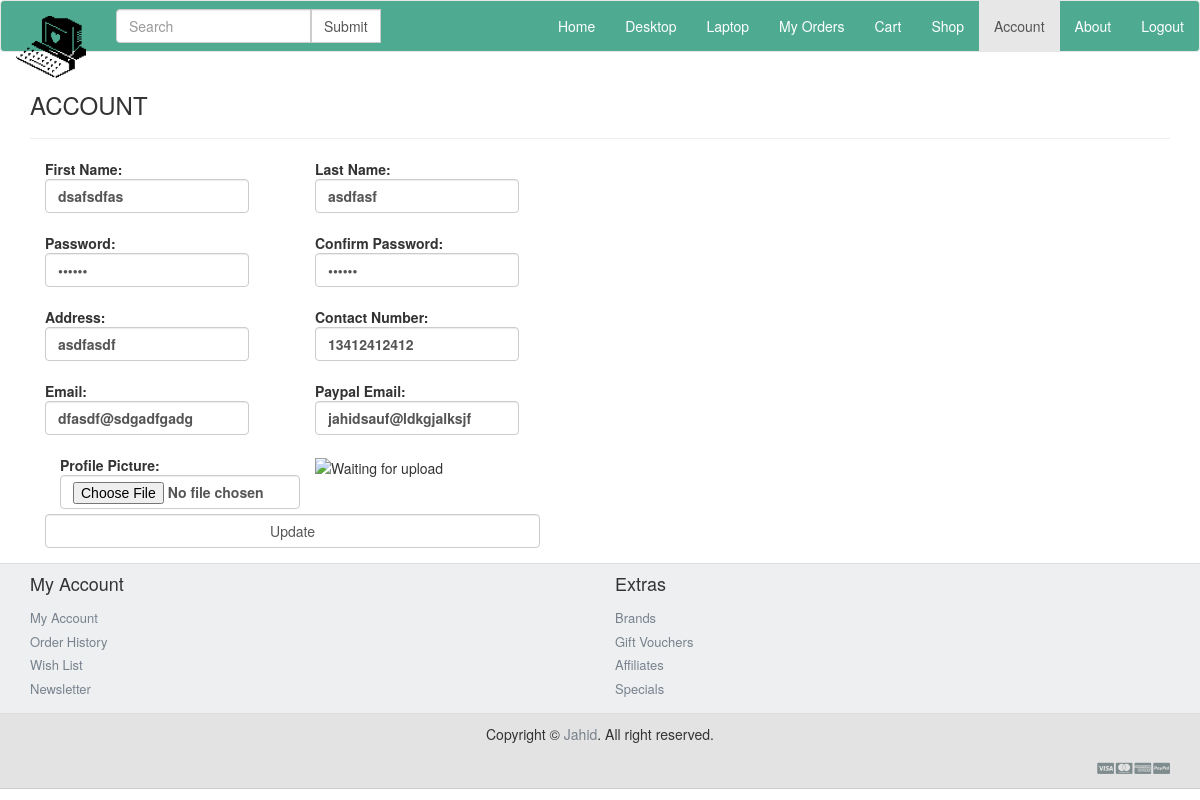
The page /useraccount.php (signed in) on the database its author committed.
### tables this page shows
CREATE TABLE `category` (
  `id` int(33) NOT NULL,
  `name` varchar(152) NOT NULL
);

CREATE TABLE `userinfo` (
  `username` varchar(20) NOT NULL,
  `firstname` varchar(20) NOT NULL,
  `lastname` varchar(20) NOT NULL,
  `useraddress` varchar(50) NOT NULL,
  `usercontactno` varchar(11) NOT NULL,
  `useremail` varchar(30) NOT NULL,
  `userpaypal` varchar(30) NOT NULL,
  `userImage` varchar(255) NOT NULL DEFAULT 'res/default.png'
);

### classes/Category.php (called while the page is built, shortened)
<?php
  $filepath = realpath(dirname(__FILE__));
  include_once ($filepath."/../lib/Database.php");
?>
<?php
class Category
{
	    private $db;
	  	function __construct()
	  	{
	  		$this->db = new Database();
	  	}
        public function showCategory(){
        	$showquery = "SELECT * FROM category";
        	$showres = $this->db->select($showquery);
        	if($showres)
        		return $showres;
        }
}
?>

### lib/Database.php (called while the page is built, shortened)
<?php
Class Database{
	public $host   = DB_HOST;
	public $user   = DB_USER;
	public $pass   = DB_PASS;
	public $dbname = DB_NAME;
	public $link;
	private function connectDB(){
	$this->link = new mysqli($this->host, $this->user, $this->pass, $this->dbname);
   }
	public function select($query){
		$result = $this->link->query($query) or die($this->link->error.__LINE__);
		if($result->num_rows > 0){
			return $result;
		} else {
			return false;
		}
	}
 }
?>

### classes/UserInfo.php (called while the page is built, shortened)
<?php
  $filepath = realpath(dirname(__FILE__));
  include_once ($filepath."/../lib/Database.php");
?>
<?php
class UserInfo
{
	    private $db;
	  	function __construct()
	  	{
	  		$this->db = new Database();
	  	}
        public function showUserInfo($username){
            $showquery = "SELECT * FROM userinfo WHERE username = '$username'";
            $showres = $this->db->select($showquery);
            if($showres)
                return $showres;
        }
}
?>

### classes/Login.php (called while the page is built, shortened)
<?php
  $filepath = realpath(dirname(__FILE__));
  include_once ($filepath."/../lib/Database.php");
?>
<?php
class Login
{
	    private $db;
	  	function __construct()
	  	{
	  		$this->db = new Database();
	  	}
        public function showLogin($username){
        	$showquery = "SELECT * FROM login WHERE username = '$username'";
        	$showres = $this->db->select($showquery);
        	if($showres)
        		return $showres;
        }
}
?>

### useraccount.php (the view, shortened to what this page needs)
<?php include 'inc/header.php'; ?>
 <?php
 $username = $_SESSION['username'];
 $result = $ui->showUserInfo($username);
 $row = mysqli_fetch_assoc($result);
 $res = $login->showLogin($username);
 $rowlog = mysqli_fetch_assoc($res);
 ?>
        <div class="container"><br>
        <h3 class="text-left">ACCOUNT</h3>
        <hr class="half-rule">
     <div class="form-group">
        <div class="col-md-6">
        <form action="" id="form1" method="post" enctype= "multipart/form-data">
               <div class="col-md-6">
            <div class="form-group row">
              <label>First Name:<input class="form-control" type="text" name="first-name" maxlength="20" value='<?php echo $row['firstname']; ?>' required autofocus></label>
              </div>
              </div>
               <div class="col-md-6">
            <div class="form-group row">
              <label>Last Name:<input class="form-control" type="text" name="last-name" maxlength="20" value='<?php echo $row['lastname']; ?>' required autofocus></label>
              </div>
              </div>
              <div class="col-md-6">
            <div class="form-group row">
              <label>Password:<input class="form-control" type="password" name="password" maxlength="20" minlength="6" value='<?php echo $rowlog['password']; ?>' required></label>
            </div>
              </div>
              <div class="col-md-6">
            <div class="form-group row">
                <label>Confirm Password:<input class="form-control" type="password" name="confirm-pass" maxlength="20" minlength="6" value='<?php echo $rowlog['password']; ?>' required></label>
            </div>
              </div>
          </div>
            </div>
          </div>
          <div class="container">
          <div class="form-group">
            <div class="col-md-6">
              <div class="col-md-6">
            <div class="form-group row">
                <label>Address:<input class="form-control" type="text" name="address" maxlength="50" value='<?php echo $row['useraddress']; ?>' required></label>
            </div>
            </div>
             <div class="col-md-6">
            <div class="form-group row">
                <label>Contact Number:<input class="form-control" type="text" name="contact-no" maxlength="11" placeholder="09XXXXXXXXX" minlength="11" value='<?php echo $row['usercontactno']; ?>' required></label>
            </div>
            </div>
              <div class="col-md-6">
            <div class="form-group row">
                <label>Email:<input class="form-control" type="email" name="email" maxlength="30" placeholder="you@yourdomain.com" value='<?php echo $row['useremail']; ?>' required></label>
            </div>
            </div>
            <div class="col-md-6">
            <div class="form-group row">
                <label>Paypal Email:<input class="form-control" type="email" name="paypal-email" maxlength="30" value='<?php echo $row['userpaypal']; ?>' placeholder="you@yourdomain.com"></label>
            </div>
            </div>
            <div class="col-md-6">
                   <label>Profile Picture:<input class="form-control" type="file" id="imgInp" name="fileToUpload"></label>
            </div>
                    <img id="blah" src="#" alt="Waiting for upload" width="200px" height="200px"/>
            <div class="col-md-11">
            <div class="form-group row">
                <input class="form-control" type="submit" name="submit" value="Update">
            </div>
            </div>
      </div>
     </div>
    </div>
<?php include 'inc/footer.php'; ?>

### inc/header.php (shortened to what this page needs)
<?php
include_once 'lib/Database.php';
   $cat = new Category();
   $ui  = new UserInfo();
   $login = new Login();
?>
<!DOCTYPE html>
<html>
<head>
 	<link href="css/bootstrap.min.css" rel="stylesheet">
 	<link href="css/toastr.min.css" rel="stylesheet">
  	<link href="css/font-awesome/css/font-awesome.min.css" rel="stylesheet">
  	<link href="css/stylesheet.css" rel="stylesheet">
</head>
<body>
   <nav class="navbar navbar-default">
  <div class="container-fluid">
    <div class="navbar-header">
        <a href="home.php" class="navbar-brand"><img style="width: 70px;" src="images/logo.png"></a>
        </div>
    <ul class="nav navbar-nav navbar-right">
    <?php
                $path = $_SERVER['SCRIPT_FILENAME'];
                $currentpage = basename($path,'.php');
            ?>
       <li  <?php if($currentpage=='home'){echo 'class="active"';} ?>><a href="home.php">Home</a></li>
            <?php
            $result = $cat->showCategory();
                       if($result){
                        $i = 0;
                         while ($value=$result->fetch_assoc()) {
            ?>
            <?php if(isset($_GET['id'])){ ?>
            <?php if($_GET['id']==1){ ?>
            <li  <?php if($i==0 ){echo 'class="active"';} ?>><a href="category.php?id=<?php echo $value['id']; ?>"><?php echo $value['name']; ?></a></li>
            <?php }else{ ?>
            <li  <?php if($i==1 ){echo 'class="active"';} ?>><a href="category.php?id=<?php echo $value['id']; ?>"><?php echo $value['name']; ?></a></li>
            <?php } ?>
            <?php }
            else{?>
            <li><a href="category.php?id=<?php echo $value['id']; ?>"><?php echo $value['name']; ?></a></li>
           <?php }
             ?>
            <?php $i++; ?>
            <?php } }?>
            <li  <?php if($currentpage=='userorder'){echo 'class="active"';} ?>><a href="userorder.php">My Orders</a></li>
            <li  <?php if($currentpage=='usercart'){echo 'class="active"';} ?>><a href="usercart.php">Cart</a></li>
            <li  <?php if($currentpage=='shop'){echo 'class="active"';} ?>><a href="shop.php">Shop</a></li>
            <li  <?php if($currentpage=='useraccount'){echo 'class="active"';} ?>><a href="useraccount.php">Account</a></li>
            <li  <?php if($currentpage=='about'){echo 'class="active"';} ?>><a href="about.php">About</a></li>
            <li><a href="logout.php">Logout</a></li>
    </ul>
    <form action="search.php" class="navbar-form navbar-left" method="post">
      <div class="input-group">
        <input type="text" name="search" class="form-control" placeholder="Search">
        <div class="input-group-btn">
          <input type="submit" name="searchSub" class="form-control" placeholder="Search">
        </div>
      </div>
    </form>
  </div>
</nav>

### css/stylesheet.css (style rules this page uses)
.navbar-default { text-align:center; float: none; vertical-align: top; background-color: #4eab91; color:#000000; }
.navbar { margin-bottom: 0; }
.navbar-default .navbar-brand { color: #ffffff; }
.navbar-default .navbar-nav > li > a { color: #ffffff; }
.navbar-brand { position: relative; z-index: 2; }
h3 { text-align:center; }

### rows shown on the page
category: name "Desktop"
category: name "Laptop"
userinfo: first-name "dsafsdfas", last-name "asdfasf", address "asdfasdf", contact-no "13412412412", email "dfasdf@sdgadfgadg", paypal-email "jahidsauf@ldkgjalksjf"
